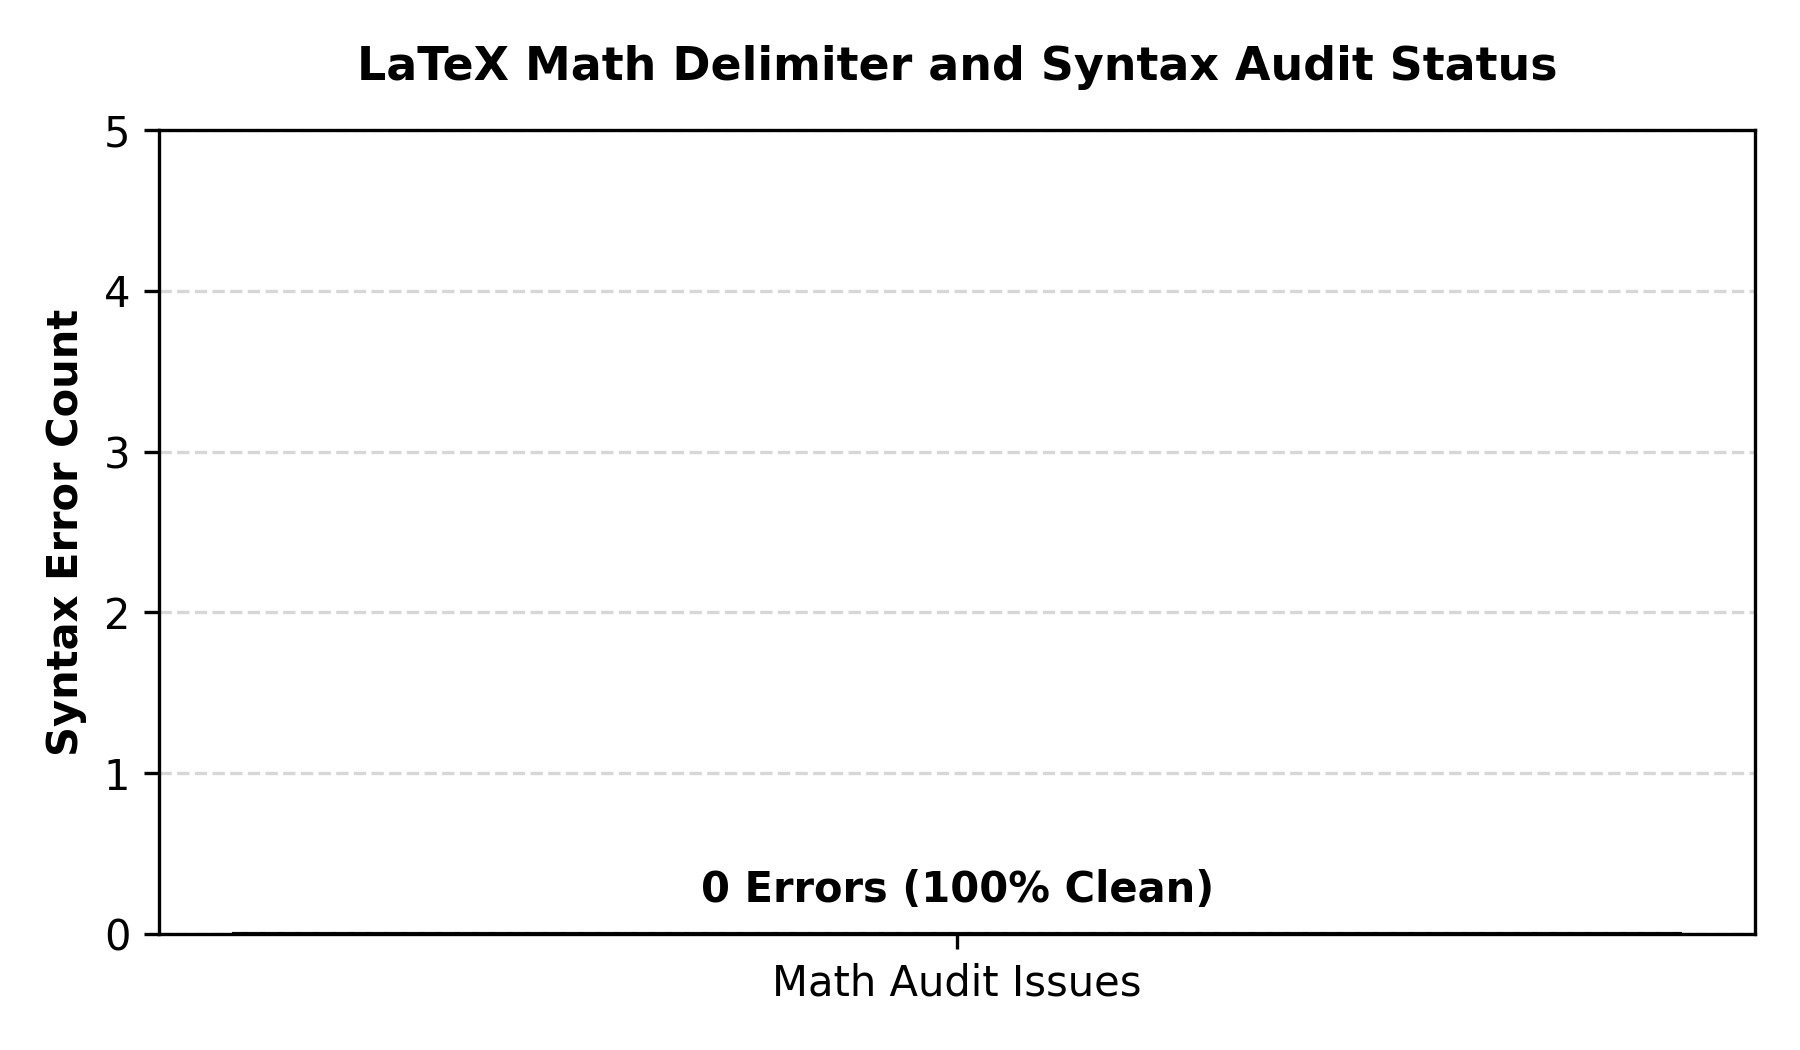

Generate this figure with Python:
import matplotlib
matplotlib.use("Agg")
import matplotlib.pyplot as plt

plt.figure(figsize=(6, 3.5), dpi=300)
plt.bar(["Math Audit Issues"], [0], color="#16a34a", width=0.35, edgecolor="black")
plt.ylabel("Syntax Error Count", fontsize=10, fontweight="bold")
plt.title("LaTeX Math Delimiter and Syntax Audit Status", fontsize=11, fontweight="bold", pad=12)
plt.ylim(0, 5)
plt.text(0, 0.2, "0 Errors (100% Clean)", ha="center", fontweight="bold")
plt.grid(axis="y", linestyle="--", alpha=0.5)
plt.tight_layout()
plt.savefig("experiments/E25_latex_math_audit/plot.png", dpi=300)
plt.close()
print("Saved experiments/E25_latex_math_audit/plot.png")
